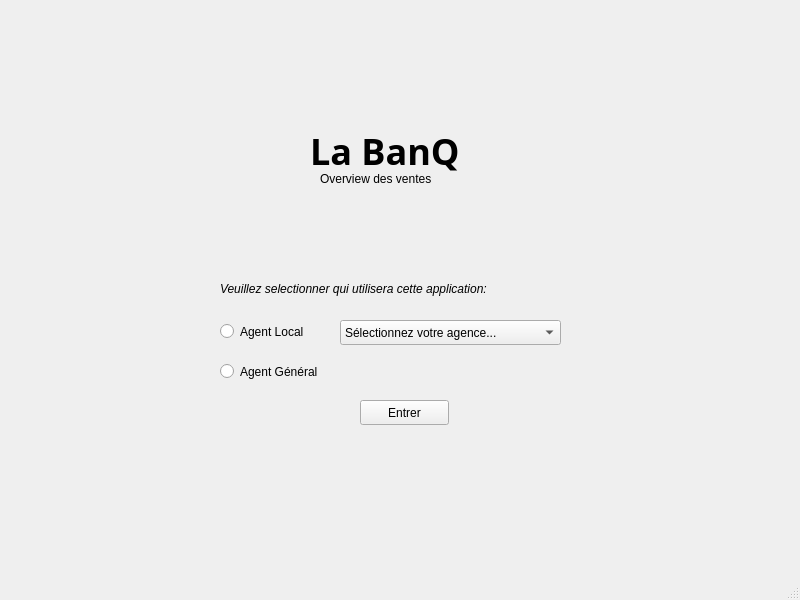
<?xml version="1.0" encoding="UTF-8"?>
<ui version="4.0">
 <class>MainWindow</class>
 <widget class="QMainWindow" name="MainWindow">
  <property name="geometry">
   <rect>
    <x>0</x>
    <y>0</y>
    <width>800</width>
    <height>600</height>
   </rect>
  </property>
  <property name="windowTitle">
   <string>MainWindow</string>
  </property>
  <widget class="QWidget" name="centralwidget">
   <widget class="QRadioButton" name="radioButton">
    <property name="geometry">
     <rect>
      <x>220</x>
      <y>360</y>
      <width>121</width>
      <height>23</height>
     </rect>
    </property>
    <property name="text">
     <string>Agent Général</string>
    </property>
   </widget>
   <widget class="QPushButton" name="pushButton">
    <property name="geometry">
     <rect>
      <x>360</x>
      <y>400</y>
      <width>89</width>
      <height>25</height>
     </rect>
    </property>
    <property name="text">
     <string>Entrer</string>
    </property>
   </widget>
   <widget class="QRadioButton" name="radioButton_2">
    <property name="geometry">
     <rect>
      <x>220</x>
      <y>320</y>
      <width>112</width>
      <height>23</height>
     </rect>
    </property>
    <property name="text">
     <string>Agent Local</string>
    </property>
   </widget>
   <widget class="QLabel" name="label">
    <property name="geometry">
     <rect>
      <x>310</x>
      <y>120</y>
      <width>201</width>
      <height>61</height>
     </rect>
    </property>
    <property name="font">
     <font>
      <family>Tibetan Machine Uni</family>
      <pointsize>27</pointsize>
      <weight>75</weight>
      <bold>true</bold>
     </font>
    </property>
    <property name="text">
     <string>La BanQ</string>
    </property>
   </widget>
   <widget class="QLabel" name="label_2">
    <property name="geometry">
     <rect>
      <x>220</x>
      <y>280</y>
      <width>371</width>
      <height>17</height>
     </rect>
    </property>
    <property name="font">
     <font>
      <italic>true</italic>
     </font>
    </property>
    <property name="text">
     <string>Veuillez selectionner qui utilisera cette application:</string>
    </property>
   </widget>
   <widget class="QComboBox" name="comboBox">
    <property name="geometry">
     <rect>
      <x>340</x>
      <y>320</y>
      <width>221</width>
      <height>25</height>
     </rect>
    </property>
    <item>
     <property name="text">
      <string notr="true">Sélectionnez votre agence...</string>
     </property>
    </item>
    <item>
     <property name="text">
      <string>Paris</string>
     </property>
    </item>
    <item>
     <property name="text">
      <string>Lyon</string>
     </property>
    </item>
    <item>
     <property name="text">
      <string>Strasbourg</string>
     </property>
    </item>
    <item>
     <property name="text">
      <string>Marseille</string>
     </property>
    </item>
   </widget>
   <widget class="QLabel" name="label_3">
    <property name="geometry">
     <rect>
      <x>320</x>
      <y>170</y>
      <width>181</width>
      <height>17</height>
     </rect>
    </property>
    <property name="text">
     <string>Overview des ventes</string>
    </property>
   </widget>
  </widget>
  <widget class="QMenuBar" name="menubar">
   <property name="geometry">
    <rect>
     <x>0</x>
     <y>0</y>
     <width>800</width>
     <height>22</height>
    </rect>
   </property>
  </widget>
  <widget class="QStatusBar" name="statusbar"/>
 </widget>
 <resources/>
 <connections/>
</ui>
